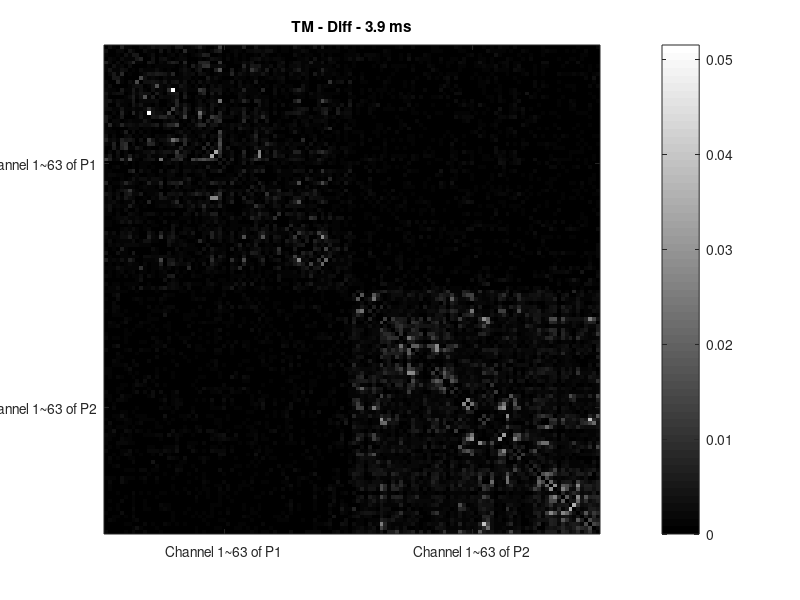
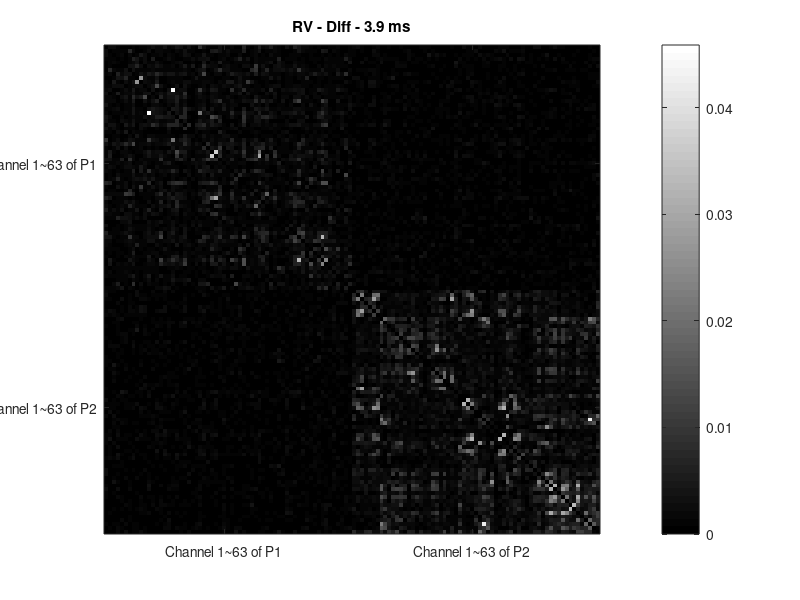
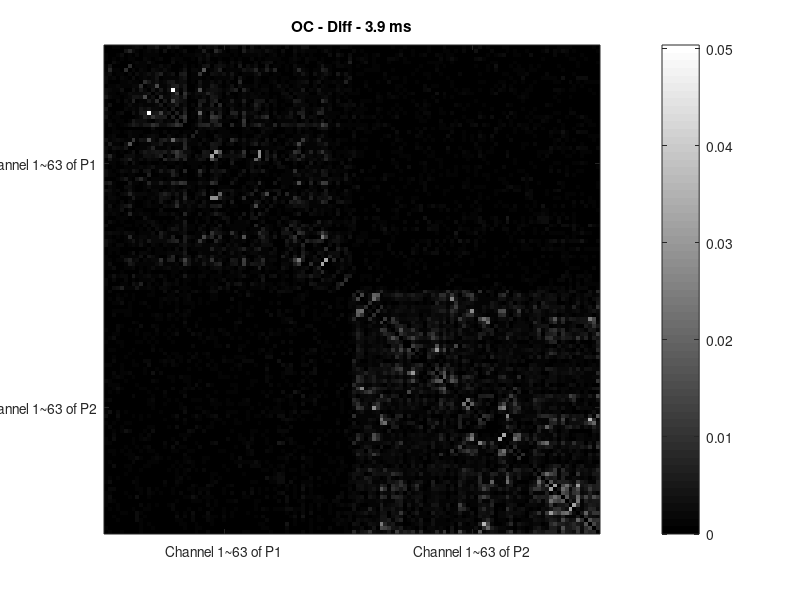
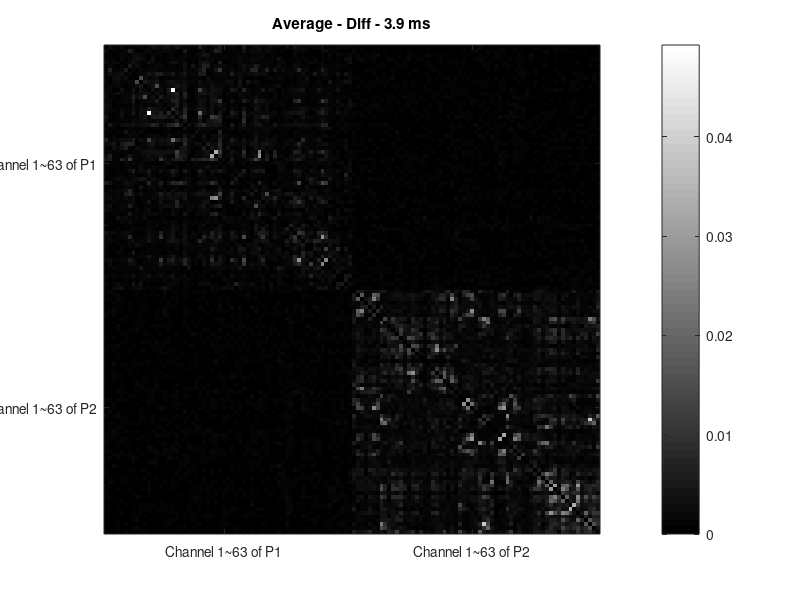

The MATLAB source for these figures, in order:
%source localized data
%TM
tm_tri = zeros(126,126);
p1_tm = load('p1_phi_TM.mat');
p2_tm = load('p2_phi_TM.mat');
cross_tm = load('cross_phi_TM.mat');
p1_tm_phi = p1_tm.phi;
p2_tm_phi = p2_tm.phi;
cross_tm_phi = cross_tm.phi;
tm_tri(1:63,1:63) = p1_tm_phi;
tm_tri(1:63,64:126) = cross_tm_phi;
tm_tri(64:126,64:126) = p2_tm_phi;
for i = 2:126
    for j = 1:i-1
        tm_tri(i,j) = tm_tri(j,i);
    end
end
figure(1);imagesc(tm_tri);colormap(gray);colorbar;
set(gca,'xtick',[31,94]);set(gca,'ytick',[31,94])
set(gca,'xticklabel',{'Channel 1~63 of P1','Channel 1~63 of P2'});set(gca,'yticklabel',{'Channel 1~63 of P1','Channel 1~63 of P2'});
title('TM - Diff - 3.9 ms')
saveas(1,'TM.jpg')
%RV
rv_tri = zeros(126,126);
p1_rv = load('p1_phi_RV.mat');
p2_rv = load('p2_phi_RV.mat');
cross_rv = load('cross_phi_RV.mat');
p1_rv_phi = p1_rv.phi;
p2_rv_phi = p2_rv.phi;
cross_rv_phi = cross_rv.phi;
rv_tri(1:63,1:63) = p1_rv_phi;
rv_tri(1:63,64:126) = cross_rv_phi;
rv_tri(64:126,64:126) = p2_rv_phi;
for i = 2:126
    for j = 1:i-1
        rv_tri(i,j) = rv_tri(j,i);
    end
end
figure(2);imagesc(rv_tri);colormap(gray);colorbar;
set(gca,'xtick',[31,94]);set(gca,'ytick',[31,94])
set(gca,'xticklabel',{'Channel 1~63 of P1','Channel 1~63 of P2'});set(gca,'yticklabel',{'Channel 1~63 of P1','Channel 1~63 of P2'});
title('RV - Diff - 3.9 ms')
saveas(2,'RV.jpg')
%OC
oc_tri = zeros(126,126);
p1_oc = load('p1_phi_OC.mat');
p2_oc = load('p2_phi_OC.mat');
cross_oc = load('cross_phi_OC.mat');
p1_oc_phi = p1_oc.phi;
p2_oc_phi = p2_oc.phi;
cross_oc_phi = cross_oc.phi;
oc_tri(1:63,1:63) = p1_oc_phi;
oc_tri(1:63,64:126) = cross_oc_phi;
oc_tri(64:126,64:126) = p2_oc_phi;
for i = 2:126
    for j = 1:i-1
        oc_tri(i,j) = oc_tri(j,i);
    end
end
figure(3);imagesc(oc_tri);colormap(gray);colorbar;
set(gca,'xtick',[31,94]);set(gca,'ytick',[31,94])
set(gca,'xticklabel',{'Channel 1~63 of P1','Channel 1~63 of P2'});set(gca,'yticklabel',{'Channel 1~63 of P1','Channel 1~63 of P2'});
title('OC - Diff - 3.9 ms')
saveas(3,'OC.jpg')
%Average
ave_tri = (tm_tri+rv_tri+oc_tri)/3;
figure(4);imagesc(ave_tri);colormap(gray);colorbar;
set(gca,'xtick',[31,94]);set(gca,'ytick',[31,94])
set(gca,'xticklabel',{'Channel 1~63 of P1','Channel 1~63 of P2'});set(gca,'yticklabel',{'Channel 1~63 of P1','Channel 1~63 of P2'});
title('Average - Diff - 3.9 ms')
saveas(4,'Average.jpg')

save('brch-diff-tm-170728.mat','tm_tri');
save('brch-diff-rv-170728.mat','rv_tri');
save('brch-diff-oc-170728.mat','oc_tri');
save('brch-diff-ave-170728.mat','ave_tri')